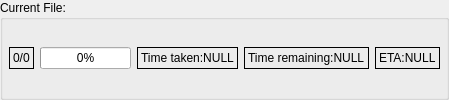
          <widget class="QGroupBox" name="groupBox_CurrentFile">
           <property name="sizePolicy">
            <sizepolicy hsizetype="Preferred" vsizetype="Fixed">
             <horstretch>0</horstretch>
             <verstretch>0</verstretch>
            </sizepolicy>
           </property>
           <property name="minimumSize">
            <size>
             <width>0</width>
             <height>0</height>
            </size>
           </property>
           <property name="title">
            <string>Current File:</string>
           </property>
           <layout class="QGridLayout" name="gridLayout_28">
            <property name="leftMargin">
             <number>6</number>
            </property>
            <property name="topMargin">
             <number>6</number>
            </property>
            <property name="rightMargin">
             <number>6</number>
            </property>
            <property name="bottomMargin">
             <number>6</number>
            </property>
            <property name="spacing">
             <number>6</number>
            </property>
            <item row="0" column="0">
             <widget class="QLabel" name="label_FrameProgress_CurrentFile">
              <property name="sizePolicy">
               <sizepolicy hsizetype="Fixed" vsizetype="Preferred">
                <horstretch>0</horstretch>
                <verstretch>0</verstretch>
               </sizepolicy>
              </property>
              <property name="toolTip">
               <string>Finished/Total</string>
              </property>
              <property name="frameShape">
               <enum>QFrame::Box</enum>
              </property>
              <property name="frameShadow">
               <enum>QFrame::Plain</enum>
              </property>
              <property name="text">
               <string notr="true">0/0</string>
              </property>
             </widget>
            </item>
            <item row="0" column="4">
             <widget class="QLabel" name="label_ETA_CurrentFile">
              <property name="sizePolicy">
               <sizepolicy hsizetype="Fixed" vsizetype="Preferred">
                <horstretch>0</horstretch>
                <verstretch>0</verstretch>
               </sizepolicy>
              </property>
              <property name="frameShape">
               <enum>QFrame::Box</enum>
              </property>
              <property name="text">
               <string>ETA:NULL</string>
              </property>
             </widget>
            </item>
            <item row="0" column="1">
             <widget class="QProgressBar" name="progressBar_CurrentFile">
              <property name="value">
               <number>0</number>
              </property>
             </widget>
            </item>
            <item row="0" column="3">
             <widget class="QLabel" name="label_TimeRemain_CurrentFile">
              <property name="sizePolicy">
               <sizepolicy hsizetype="Fixed" vsizetype="Preferred">
                <horstretch>0</horstretch>
                <verstretch>0</verstretch>
               </sizepolicy>
              </property>
              <property name="frameShape">
               <enum>QFrame::Box</enum>
              </property>
              <property name="text">
               <string>Time remaining:NULL</string>
              </property>
             </widget>
            </item>
            <item row="0" column="2">
             <widget class="QLabel" name="label_TimeCost_CurrentFile">
              <property name="sizePolicy">
               <sizepolicy hsizetype="Fixed" vsizetype="Preferred">
                <horstretch>0</horstretch>
                <verstretch>0</verstretch>
               </sizepolicy>
              </property>
              <property name="frameShape">
               <enum>QFrame::Box</enum>
              </property>
              <property name="text">
               <string>Time taken:NULL</string>
              </property>
             </widget>
            </item>
           </layout>
          </widget>
